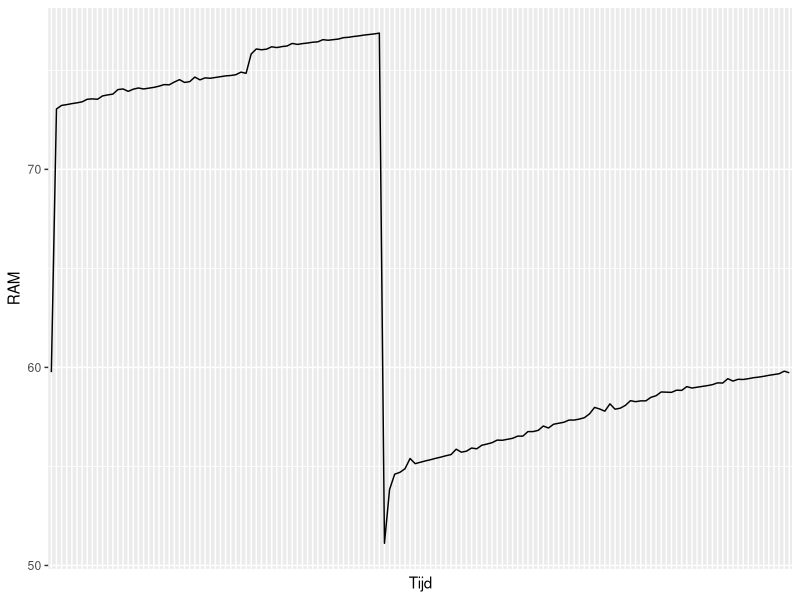

The R script that drew this image:
library(readr)
library(ggplot2)
RAMUsage <- read_table2("SC2_RAMGebruikDag12.csv", skip = 2)


RAMUsage <- RAMUsage[-c(146, 147), ]
names(RAMUsage)[names(RAMUsage) == "%memused"] <- "RAM"
names(RAMUsage)[names(RAMUsage) == "00:00:01"] <- "Tijd"

RAMGraph <- ggplot(RAMUsage, aes(Tijd,RAM,group = 1)) + geom_line() 

RAMGraph <- RAMGraph + theme(axis.ticks.x = element_blank(), axis.text.x = element_blank())
RAMGraph